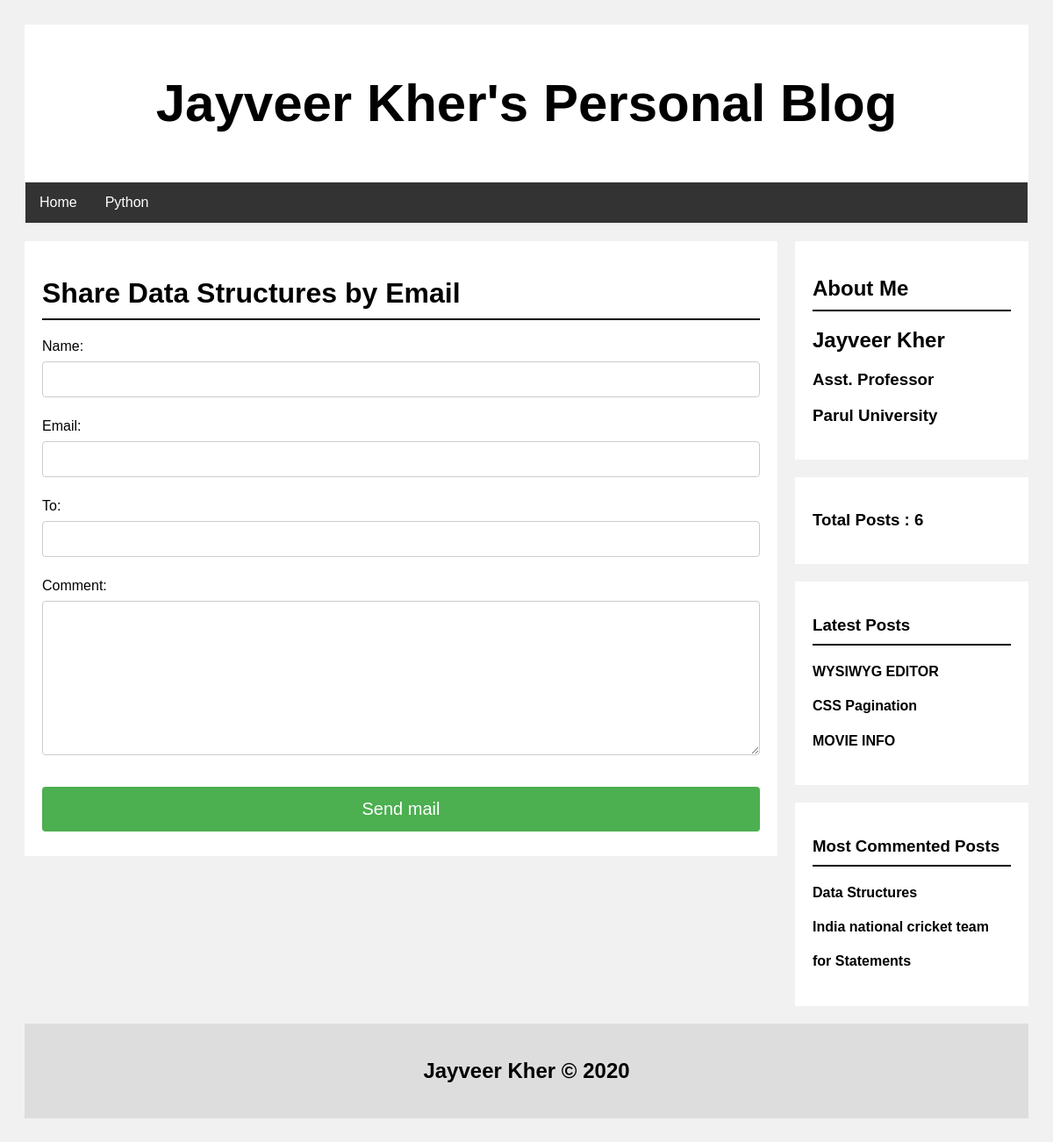
The page /share/2 on the database its author committed.
### post/models.py (models this page shows, shortened)
class Post(models.Model):
    STATUS_CHOICES = (('draft','Draft'),('published','Published'))
    title = models.CharField(max_length=256)
    slug = models.SlugField(max_length=264,unique_for_date='publish')
    author = models.ForeignKey(User,related_name='blog_posts',on_delete=models.CASCADE,)
    body = RichTextField(blank=True,null=True)
    publish = models.DateTimeField(default=timezone.now)
    created = models.DateTimeField(auto_now_add=True) #post object created.
    updated = models.DateTimeField(auto_now=True) # what time save() method called
    status = models.CharField(max_length=10,choices=STATUS_CHOICES,default='draft')
    objects = CustomManager()
    tags=TaggableManager()
    class Meta:
        ordering=('-publish',)
    def get_absolute_url(self):
        return reverse('post_detail',args=[self.publish.year,self.publish.strftime('%m'),self.publish.strftime('%d'),self.slug])

### post/views.py (the view)
# urls.py: path('share/<int:id>',views.mail_send_view,name='share_by_mail'),
def mail_send_view(request,id):
    post=get_object_or_404(Post,id=id,status='published')
    sent = False
    if request.method=='POST':
        form = EmailSendForm(request.POST)
        if form.is_valid():
            cd=form.cleaned_data
            subject ='{}({}) recommends you to read "{}"'.format(cd["name"],cd["email"],post.title)
            post_url = request.build_absolute_uri(post.get_absolute_url())
            thanks = 'Thanks for Sharing\nJayveer Kher\'s Blog'
            msg = 'Read Below Post :\n\n{}\n\n {}\'s Comment :\n{}\n\nURL of post :\t\t{}\n\n{}'.format(post.body,cd['name'],cd['comment'],post_url,thanks)
            mail = cd['email']
            to = cd['to']
            send_mail(subject,msg,mail,[to])
            sent=True
    else:
        form=EmailSendForm()
    return render(request,'post/sharebyemail.html',{'form':form,'post':post,'sent':sent})

### post/forms.py
class EmailSendForm(forms.Form):
    name = forms.CharField()
    email = forms.EmailField()
    to = forms.EmailField()
    comment = forms.CharField(required=False,widget=forms.Textarea)

### post/models.py (called while the page is built)
    def get_queryset(self):
        return super().get_queryset().filter(status='published')

### post/templatetags/blog_tags.py (called while the page is built)
@register.simple_tag  #we can pass name='my_name' as parameter for specific name
def total_posts():
    return Post.objects.count()

@register.inclusion_tag('post/latest_posts.html')
def show_latest_posts(count=3):
    latest_posts = Post.objects.order_by('-publish')[:count]
    return {'latest_posts':latest_posts}

@register.inclusion_tag('post/most_commented_posts.html')
def get_most_commented_posts(count=3):
    most_commented = Post.objects.annotate(total_comments=Count('comments')).order_by('-total_comments')[:count]
    return {'most_commented':most_commented}

### templates/post/sharebyemail.html (shortened to what this page needs)
{%extends 'post/base.html'%}
{%block body_block%}
<div class="leftcolumn">
  <div class="card">
    {%if sent%}
      <h2>{{post.title}} Successfully Shared.....</h2>
    {%else%}
    <h1 class="bottom_line">Share {{post.title}} by Email</h1>
    <form method="post">
      {{form.as_p}}
      <input type="submit" name="" value="Send mail" class="btn btn-primary">
    </form>
    {%endif%}
</div>
</div>
{%endblock%}

### templates/post/latest_posts.html
{%for post in latest_posts%}
    <a href="{{post.get_absolute_url}}"><h4>{{post.title}}</h4></a>
{%endfor%}

### templates/post/most_commented_posts.html
{%for post in most_commented%}
    <a href="{{post.get_absolute_url}}"><h4>{{post.title}}</h4></a>
{%endfor%}

### templates/post/base.html (style rules this page uses)
* { box-sizing: border-box; }
body { font-family: Arial; padding: 20px; background: #f1f1f1; }
.leftcolumn { float: left; width: 75%; }
.card { background-color: white; padding: 20px; margin-top: 20px; }
.bottom_line { border-bottom:2px solid black; padding-bottom:10px; }
#id_name,#id_email,#id_to,#id_comment,#id_body { width: 100%; padding: 12px 20px; margin: 8px 0; display: inline-block; border: 1px solid #ccc; border-radius: 4px; box-sizing: border-box; }
input[type=submit] { width: 100%; background-color: #4CAF50; color: white; padding: 14px 20px; margin: 8px 0; border: none; border-radius: 4px; cursor: pointer; font-size: 20px; }
.btn { width: 100%; background-color: #4CAF50; color: white; padding: 14px 20px; margin: 8px 0; border: none; border-radius: 4px; cursor: pointer; font-size: 20px; text-decoration: none; }
a { text-decoration: none; color: black; }

### rows shown on the page
Post: title "Data Structures"
Post: title "WYSIWYG EDITOR"
Post: title "CSS Pagination"
Post: title "MOVIE INFO"
Post: title "India national cricket team"
Post: title "for Statements"
